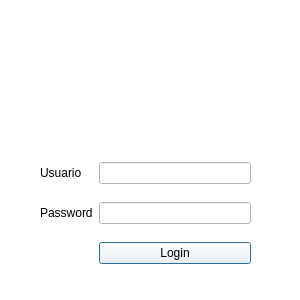
<?xml version="1.0" encoding="UTF-8"?>
<ui version="4.0">
 <class>CetiDialog</class>
 <widget class="QDialog" name="CetiDialog">
  <property name="geometry">
   <rect>
    <x>0</x>
    <y>0</y>
    <width>300</width>
    <height>300</height>
   </rect>
  </property>
  <property name="windowTitle">
   <string>CETI: Sistema de Prestamos</string>
  </property>
  <property name="styleSheet">
   <string notr="true">background-color: rgb(255, 255, 255);</string>
  </property>
  <widget class="QLabel" name="label">
   <property name="geometry">
    <rect>
     <x>50</x>
     <y>10</y>
     <width>200</width>
     <height>132</height>
    </rect>
   </property>
   <property name="text">
    <string/>
   </property>
   <property name="pixmap">
    <pixmap>../images/logoCeti.png</pixmap>
   </property>
  </widget>
  <widget class="QWidget" name="gridLayoutWidget">
   <property name="geometry">
    <rect>
     <x>40</x>
     <y>150</y>
     <width>211</width>
     <height>128</height>
    </rect>
   </property>
   <layout class="QGridLayout" name="gridLayout">
    <item row="1" column="0">
     <widget class="QLabel" name="label_3">
      <property name="text">
       <string>Password</string>
      </property>
     </widget>
    </item>
    <item row="1" column="1">
     <widget class="QLineEdit" name="tbPass">
      <property name="echoMode">
       <enum>QLineEdit::Password</enum>
      </property>
     </widget>
    </item>
    <item row="0" column="0">
     <widget class="QLabel" name="label_2">
      <property name="text">
       <string>Usuario</string>
      </property>
     </widget>
    </item>
    <item row="0" column="1">
     <widget class="QLineEdit" name="tbUsuario"/>
    </item>
    <item row="2" column="1">
     <widget class="QPushButton" name="btnLogin">
      <property name="text">
       <string>Login</string>
      </property>
     </widget>
    </item>
   </layout>
  </widget>
  <widget class="QLabel" name="labelError">
   <property name="geometry">
    <rect>
     <x>10</x>
     <y>280</y>
     <width>281</width>
     <height>17</height>
    </rect>
   </property>
   <property name="styleSheet">
    <string notr="true">color: rgb(170, 0, 0);</string>
   </property>
   <property name="text">
    <string/>
   </property>
   <property name="alignment">
    <set>Qt::AlignCenter</set>
   </property>
  </widget>
 </widget>
 <tabstops>
  <tabstop>tbUsuario</tabstop>
  <tabstop>tbPass</tabstop>
  <tabstop>btnLogin</tabstop>
 </tabstops>
 <resources/>
 <connections/>
</ui>
